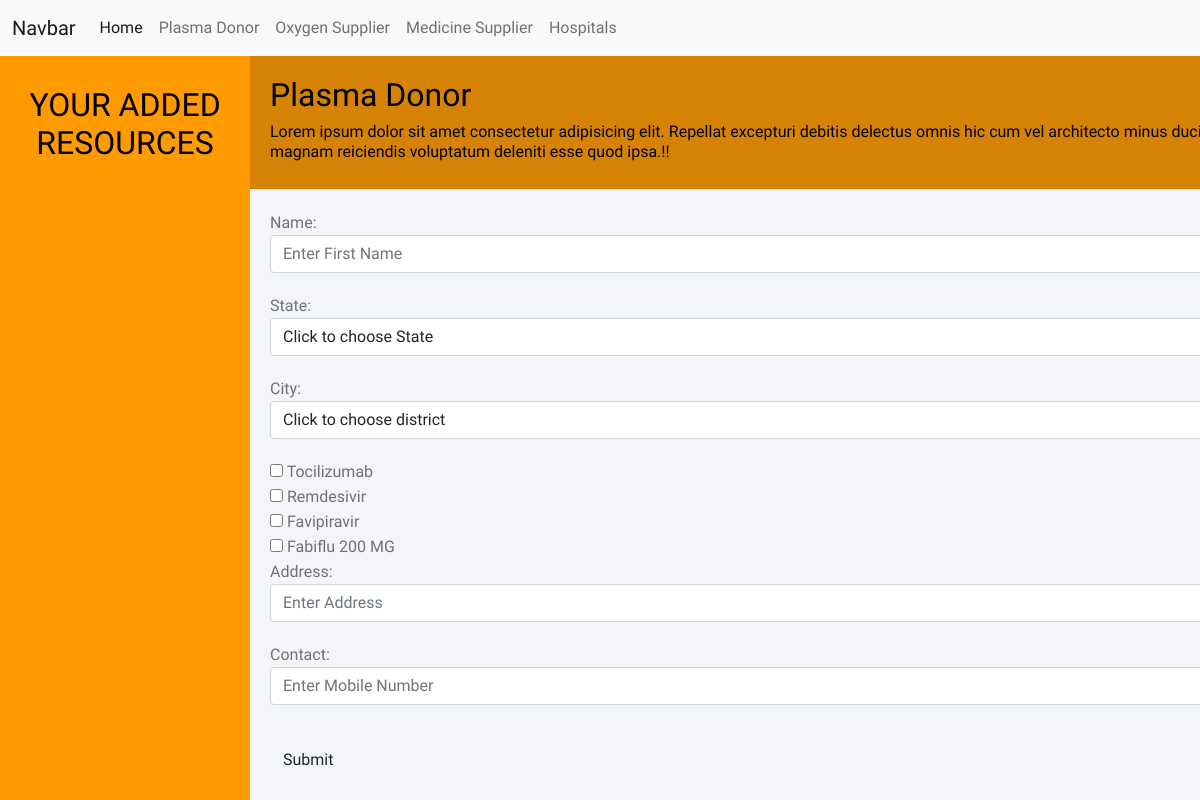
Before: /user/pharma (signed in) with the older database file.
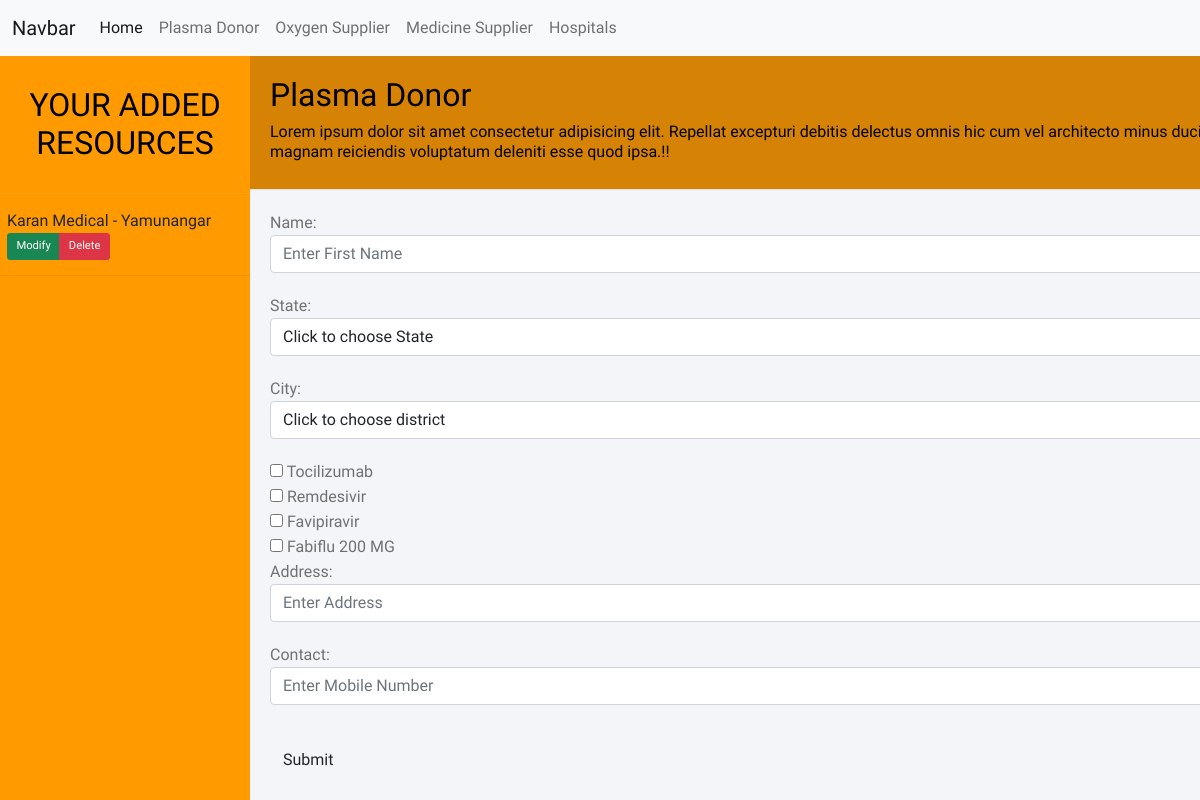
After: the same page with the newer database file.
### CoviHelp/models.py (models this page shows, shortened)
class Pharma(models.Model):
    user = models.ForeignKey(User, on_delete=models.CASCADE)
    name = models.CharField(max_length=20)
    contact = models.CharField(max_length=10, default=True)
    state = models.CharField(max_length=10, default=True)
    city = models.CharField(max_length=20, default=True)
    address = models.TextField(blank=True, default=False)
    available_drugs = models.TextField(blank=True)
    verified = models.BooleanField(default=False)

### CoviHelp/login.py (the view)
# urls.py: path('pharma', views.pharma, name='pharma'),
@login_required
def pharma(request):
    global available_drugs, states
    pharma = Pharma.objects.filter(user=request.user)
    if request.method == 'POST':
        try:
            p = Pharma()
            p.user = request.user
            p.name = request.POST['name']
            p.state = request.POST['state']
            p.city = request.POST['city']
            p.contact = request.POST['contact']
            p.address = request.POST['address']
            p.available_drugs = request.POST.getlist('checks[]')
            p.save()
            messages.success(request, 'Thankyou for sharing the information.')
        except:
            messages.error(request, 'Error!!')
        return render(request, "user/pharma.html", {
            'states': states,
            "drugs":available_drugs,
            "pharma":pharma
        })
    else:
        return render(request, "user/pharma.html", {
            'states': states,
            "drugs":available_drugs,
            "pharma":pharma
        })

### templates/user/pharma.html (shortened to what this page needs)
{% extends 'userlayout.html' %}
{% block body %}
<div class="wrapper">
  <div class="sidebar">
    <h2 id="headingSidebar">Your Added Resources</h2>
    {% for p in pharma %}
    <ul>
      <li class="sidecard">
        {{ p.name }} - {{ p.city }}
        <br>
        <div class="btn-group custombtngrp">
          <button class="btn btn-success btn-action btn-Modify"
            data-url="/user/pharma/modify/?id={{ p.id }}">Modify</button>
          <button class="btn btn-danger btn-action btn-Delete"
            data-url="/user/pharma/delete/?id={{ p.id }}">Delete</button>
        </div>
      </li>
    </ul>
    {% endfor %}
  </div>
  <div class="main_content">
    <div class="header">
      <div class="contact-info">
        <h2>Plasma Donor</h2>
        <h6>Lorem ipsum dolor sit amet consectetur adipisicing elit. Repellat excepturi debitis delectus omnis hic cum
          vel architecto minus ducimus soluta a pariatur dolores, magnam reiciendis voluptatum deleniti esse quod
          ipsa.!!</h6>
      </div>
    </div>
    <div class="info">
      <form class="contact-form" method="POST" action="/user/pharma">
        <div class="form-group">
          <label class="control-label col-sm-2" for="name">Name:</label>
          <div class="col-sm-10">
            <input type="text" class="form-control" id="fname" placeholder="Enter First Name" name="name" />
          </div>
        </div>
        <div class="form-group">
          <label class="control-label col-sm-2" for="state">State:</label>
          <div class="col-sm-10">
            <select class="form-control dropdown" name="state" id="state">
              <option value="None" selected>Click to choose State</option>
            </select>
          </div>
        </div>
        <div class="form-group">
          <label class="control-label col-sm-2" for="city">City:</label>
          <div class="col-sm-10">
            <select class="form-control dropdown" name="city" id="city">
              <option value="None" selected>Click to choose district</option>
            </select>
          </div>
        </div>
        {% for drug in drugs %}
        <li>
          <input type="checkbox" name="checks[]" value="{{ drug }}" />
          {{ drug }}
        </li>
        {% endfor %}
        <div class="form-group">
          <label class="control-label col-sm-2" for="address">Address:</label>
          <div class="col-sm-10">
            <input type="text" class="form-control" placeholder="Enter Address " name="address" />
          </div>
        </div>
        <div class="form-group">
          <label class="control-label col-sm-2" for="contact">Contact:</label>
          <div class="col-sm-10">
            <input type="contact" class="form-control" placeholder="Enter Mobile Number" name="contact" />
          </div>
        </div>
        <div class="form-group">
          <div class="col-sm-offset-2 col-sm-10 py-3">
            <button type="submit" class="btn btn-default">Submit</button>
          </div>
        </div>
      </form>
    </div>
  </div>
</div>
{% endblock body %}

Changed rows visible on the page:
added Pharma: name "Karan Medical", city "Yamunangar"
